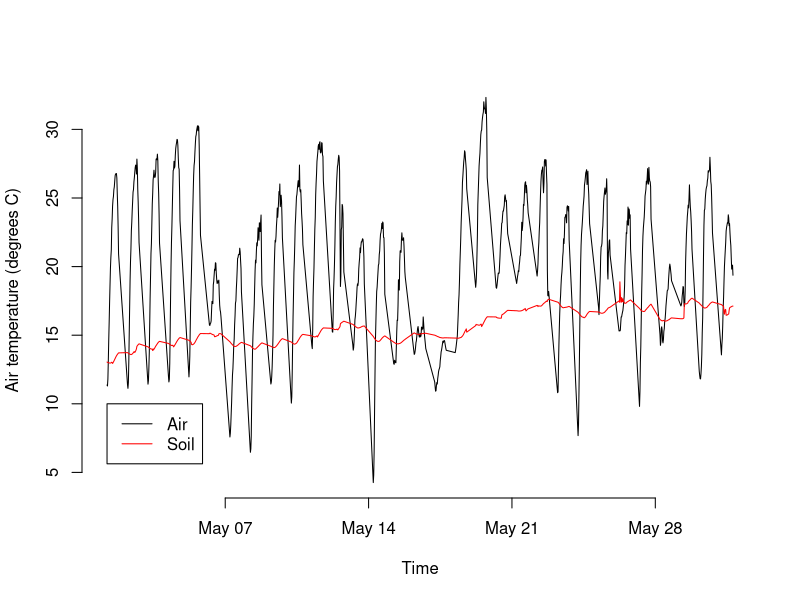
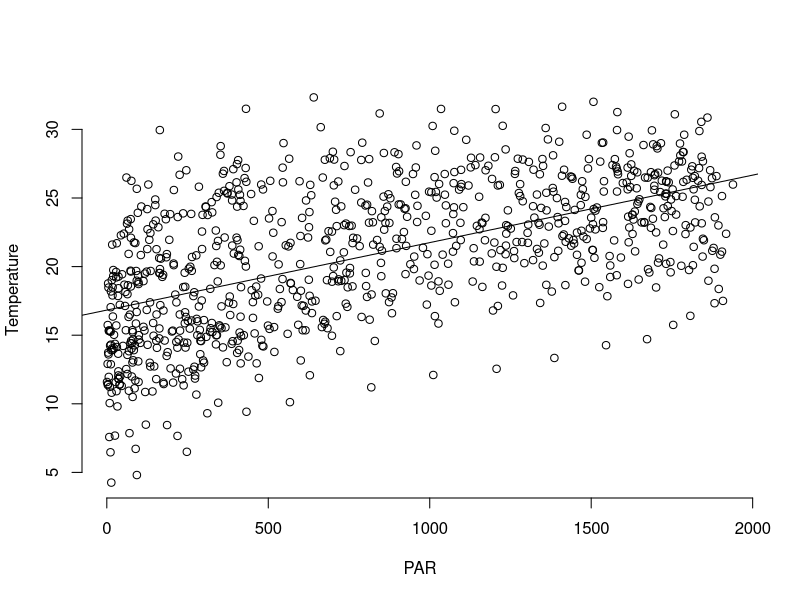

Write R code to recreate these figures, in order.
# Lab 1 practice session

# When you use R for the first time in this class:
  # Create a "Labs" folder on your computer
  # Create "data" and "output" folders within the "Labs" folder
  # In RStudio, create a new project (save as Labs.Rproj)
  # Create a new script for each lab ("Lab1_<your last name here>.R")

##### 1) Defining variables
# single numeric values
lat <- 35.9736
-79.1004 -> lon

# a vector of strings
vars <- c('Month','Day','Hour','Minute','Tdr','Tsoil','Wind','Lai','Prec','Par','Ta','Vpd')
vars[1]

##### 2) Load some data
# read.table function loads data into a data frame
# sep: value separating the columns, usually either a comma (','), a space (' '), or a tab ('\t')
# header: does the first row of the file include the names of the variables? (If yes, header=TRUE; if no, header=FALSE)
dat <- read.table('./data/TdrTsoilWindLaiPrecParTaVpdMay2001-Daytime.txt', sep=' ', header=FALSE)

# Name the variables of the data frame
names(dat) <- vars

##### 3) Working with data frames
# select (or create) individual columns of the data frame using $
dat$Year <- 2001
Ta <- dat$Ta
dat$Vpd <- dat$Vpd * 1000 # kPa -> Pa

##### 4) Calculate simple univariate statistics
# HINT: you need this for Lab 1, question 3
mean(dat$Tdr) # mean/average value
min(dat$Tsoil) # minimum value
max(dat$Ta) # maximum value
sum(dat$Prec) # sum of entire vector/column

##### 5) Calculate dates
# ISOdate function: convert individual date elements (yr, month, etc) into R-formatted dates
# HINT: you need this for Lab 1, question 1
dat$Date <- ISOdate(dat$Year, dat$Month, dat$Day, dat$Hour, dat$Minute, tz='EST')

# 6) Plot a time series
# create a plot of time on the x-axis (dat$Date) and a variable on the y-axis (e.g., dat$Ta)
# xlab: set the x-axis label
# ylab: set the y-axis label
# type: set the type of plot (by default it is plotted as points, type='l' plots as a line)
# HINT: you need this for Lab 1, question 1
plot(dat$Date, dat$Ta,
     type='l',
     xlab='Time',
     ylab='Air temperature (degrees C)',
     frame=FALSE)

# Add another line on top of the previous one
# col: set the color of the line
lines(dat$Date, dat$Tsoil, col='red')

# Create a legend
# First two values are the x and y coordinates for the upper-left corner of the legend
# legend: set strings to use for the legend
# col: set the color for each legend element
# lty: line type (1: straight line, 2: dashed line, etc)
legend(dat$Date[1], 10, legend=c('Air','Soil'), col=c('black','red'), lty=1)

##### 7) Plot a scatterplot
# Make a scatterplot of two variables plotted against each other
# Same basic structure as time series (above), but leave the default type
# HINT: you need this for Lab 1, question 2
plot(dat$Par, dat$Ta,
     xlab='PAR',
     ylab='Temperature',
     frame=FALSE)

##### 8) Linear regression
# Fit an ordinary least squares linear regression model (lm function) between two variables
# Use Wilkinson notation to define the model: lm(<response variable> ~ <predictor variable(s)>)
# HINT: you need this for Lab 1, question 2
mdl <- lm(dat$Ta~dat$Par)

# Display model in the console
mdl

# Display summary statistics of the model in the console
summary(mdl)

# Add the fitted regression line to the scatterplot
abline(mdl)

##### 9) Write a function to convert celcius to kelvin
# Create a customized function
# Functions take input, perform actions on that input, and then 'return' output
# HINT: you need this for Lab 1, question 4
c2k <- function(x){
  y <- x + 273.15
  return(y)
}

# Use the function to convert air temperature from celcius to kelvin
dat$Ta_kelvin <- c2k(dat$Ta)

##### 10) Indexing
# Select a subset of observations or variables using Boolean logic (AND/OR)

# Select all observations for a single day
# HINT: you need to modify this for Lab 1, question 3e
day31 <- dat[dat$Day==31, ]

# Select all observations for exactly noon
noon <- dat[dat$Hour==12 & dat$Minute==0, ]

# Select all observations of the two temperature variables
temperatures <- dat[ , c('Ta', 'Tsoil')]









